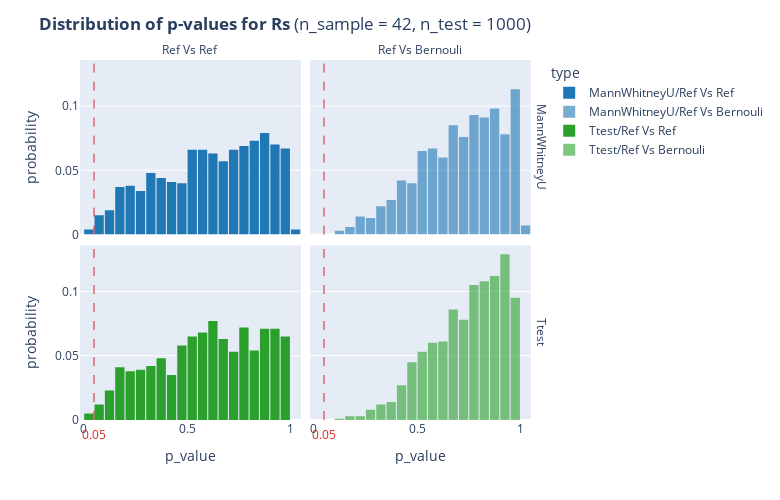

Notebook code cell kept with this figure:
### Markdown cell above
## Rs

### Code cell
calculate_p_values(n_sample=42, n_test=1000, cate_interest='Rs', Halternative = 'two-sided')

### Figure 1 — Plotly figure (JSON) as saved in the notebook; plotly's stock layout.template omitted (floating-point values rounded to 4 significant figures; data arrays with more than 128 entries replaced by an {"elided": "..."} marker saying what was removed)
{"data": [{"alignmentgroup": "True", "bingroup": "x", "histnorm": "probability", "hovertemplate": "type=MannWhitneyU/Ref Vs Ref<br>test=MannWhitneyU<br>category=Ref Vs Ref<br>p_value=%{x}<br>probability=%{y}<extra></extra>", "legendgroup": "MannWhitneyU/Ref Vs Ref", "marker": {"color": "rgb(31, 119, 180)", "pattern": {"shape": ""}}, "name": "MannWhitneyU/Ref Vs Ref", "offsetgroup": "MannWhitneyU/Ref Vs Ref", "orientation": "v", "showlegend": true, "type": "histogram", "x": {"elided": "1000 float values"}, "xaxis": "x3", "xbins": {"size": 0.05, "start": 0}, "yaxis": "y3"}, {"alignmentgroup": "True", "bingroup": "x", "histnorm": "probability", "hovertemplate": "type=MannWhitneyU/Ref Vs Bernouli<br>test=MannWhitneyU<br>category=Ref Vs Bernouli<br>p_value=%{x}<br>probability=%{y}<extra></extra>", "legendgroup": "MannWhitneyU/Ref Vs Bernouli", "marker": {"color": "rgba(31, 119, 180, 0.6)", "pattern": {"shape": ""}}, "name": "MannWhitneyU/Ref Vs Bernouli", "offsetgroup": "MannWhitneyU/Ref Vs Bernouli", "orientation": "v", "showlegend": true, "type": "histogram", "x": {"elided": "1000 float values"}, "xaxis": "x4", "xbins": {"size": 0.05, "start": 0}, "yaxis": "y4"}, {"alignmentgroup": "True", "bingroup": "x", "histnorm": "probability", "hovertemplate": "type=Ttest/Ref Vs Ref<br>test=Ttest<br>category=Ref Vs Ref<br>p_value=%{x}<br>probability=%{y}<extra></extra>", "legendgroup": "Ttest/Ref Vs Ref", "marker": {"color": "rgb(44, 160, 44)", "pattern": {"shape": ""}}, "name": "Ttest/Ref Vs Ref", "offsetgroup": "Ttest/Ref Vs Ref", "orientation": "v", "showlegend": true, "type": "histogram", "x": {"elided": "1000 float values"}, "xaxis": "x", "xbins": {"size": 0.05, "start": 0}, "yaxis": "y"}, {"alignmentgroup": "True", "bingroup": "x", "histnorm": "probability", "hovertemplate": "type=Ttest/Ref Vs Bernouli<br>test=Ttest<br>category=Ref Vs Bernouli<br>p_value=%{x}<br>probability=%{y}<extra></extra>", "legendgroup": "Ttest/Ref Vs Bernouli", "marker": {"color": "rgba(44, 160, 44, 0.6)", "pattern": {"shape": ""}}, "name": "Ttest/Ref Vs Bernouli", "offsetgroup": "Ttest/Ref Vs Bernouli", "orientation": "v", "showlegend": true, "type": "histogram", "x": {"elided": "1000 float values"}, "xaxis": "x2", "xbins": {"size": 0.05, "start": 0}, "yaxis": "y2"}], "layout": {"annotations": [{"showarrow": false, "text": "Ref Vs Ref", "x": 0.24, "xanchor": "center", "xref": "paper", "y": 1, "yanchor": "bottom", "yref": "paper"}, {"showarrow": false, "text": "Ref Vs Bernouli", "x": 0.74, "xanchor": "center", "xref": "paper", "y": 1, "yanchor": "bottom", "yref": "paper"}, {"showarrow": false, "text": "Ttest", "textangle": 90, "x": 0.98, "xanchor": "left", "xref": "paper", "y": 0.2425, "yanchor": "middle", "yref": "paper"}, {"showarrow": false, "text": "MannWhitneyU", "textangle": 90, "x": 0.98, "xanchor": "left", "xref": "paper", "y": 0.7575, "yanchor": "middle", "yref": "paper"}, {"font": {"color": "rgb(214, 39, 40)", "size": 12}, "showarrow": false, "text": "0.05", "x": 0.05, "xref": "x", "y": -0.07, "yref": "paper"}, {"font": {"color": "rgb(214, 39, 40)", "size": 12}, "showarrow": false, "text": "0.05", "x": 0.05, "xref": "x2", "y": -0.07, "yref": "paper"}], "bargap": 0.1, "barmode": "relative", "height": 500, "legend": {"title": {"text": "type"}, "tracegroupgap": 0}, "margin": {"t": 60}, "shapes": [{"line": {"color": "rgb(214, 39, 40)", "dash": "dash", "width": 1}, "type": "line", "x0": 0.05, "x1": 0.05, "xref": "x", "y0": 0, "y1": 1, "yref": "y domain"}, {"line": {"color": "rgb(214, 39, 40)", "dash": "dash", "width": 1}, "type": "line", "x0": 0.05, "x1": 0.05, "xref": "x2", "y0": 0, "y1": 1, "yref": "y2 domain"}, {"line": {"color": "rgb(214, 39, 40)", "dash": "dash", "width": 1}, "type": "line", "x0": 0.05, "x1": 0.05, "xref": "x3", "y0": 0, "y1": 1, "yref": "y3 domain"}, {"line": {"color": "rgb(214, 39, 40)", "dash": "dash", "width": 1}, "type": "line", "x0": 0.05, "x1": 0.05, "xref": "x4", "y0": 0, "y1": 1, "yref": "y4 domain"}], "title": {"text": "<b>Distribution of p-values for Rs</b> (n_sample = 42, n_test = 1000)"}, "width": 780, "xaxis": {"anchor": "y", "domain": [0, 0.48], "title": {"text": "p_value"}}, "xaxis2": {"anchor": "y2", "domain": [0.5, 0.98], "matches": "x", "title": {"text": "p_value"}}, "xaxis3": {"anchor": "y3", "domain": [0, 0.48], "matches": "x", "showticklabels": false}, "xaxis4": {"anchor": "y4", "domain": [0.5, 0.98], "matches": "x", "showticklabels": false}, "yaxis": {"anchor": "x", "domain": [0, 0.485], "title": {"text": "probability"}}, "yaxis2": {"anchor": "x2", "domain": [0, 0.485], "matches": "y", "showticklabels": false}, "yaxis3": {"anchor": "x3", "domain": [0.515, 1], "matches": "y", "title": {"text": "probability"}}, "yaxis4": {"anchor": "x4", "domain": [0.515, 1], "matches": "y", "showticklabels": false}}}
